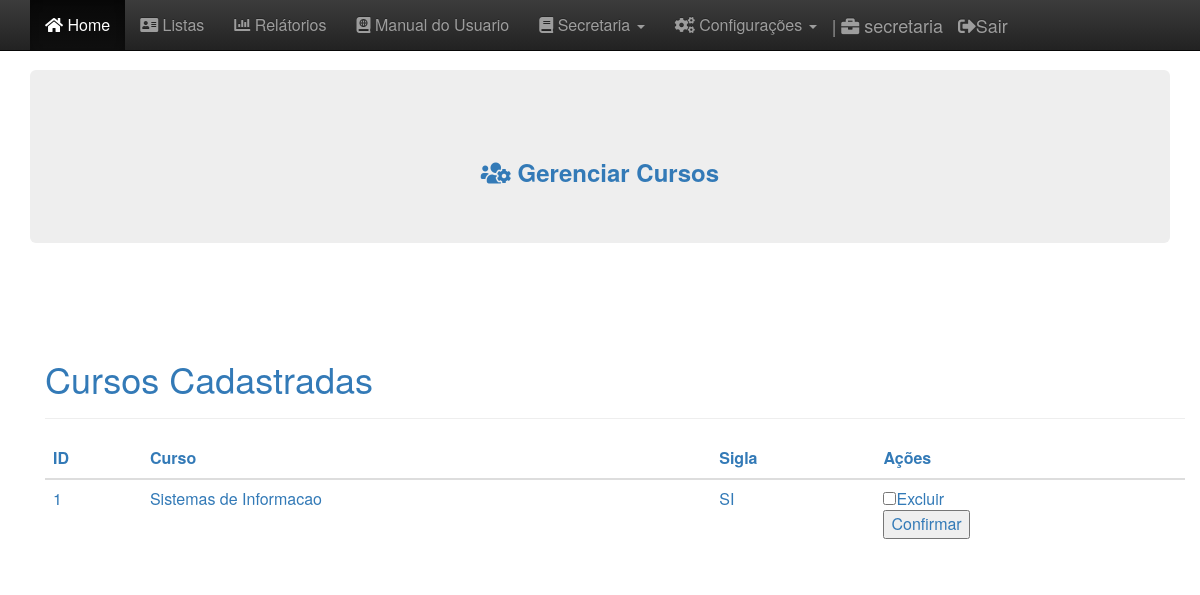
The page /sga/gerenciar_cursos.php (signed in) on the database its author committed.
### tables this page shows
CREATE TABLE `curso` (
  `cod_curso` int(11) NOT NULL,
  `nome` varchar(30) NOT NULL,
  `sigla` varchar(4) NOT NULL
);

### sga/gerenciar_cursos.php (the view, shortened to what this page needs)
<!DOCTYPE html>
<html lang="pt-br">
<head>
  <link href="css/bootstrap.min.css" rel="stylesheet">
  <link href="bootstrap-theme.min.css" rel="stylesheet">
  <link href="theme.css" rel="stylesheet">
  <link rel="stylesheet" href="https://use.fontawesome.com/releases/v5.4.2/css/all.css">
  <link href="css/ie10-viewport-bug-workaround.css" rel="stylesheet">
</head>
<body role="document">
  <?php
  		include_once("menu_admin2.php");
  	?>
  <div class="container theme-showcase" role="main">
    <div class="jumbotron">
      <section class="sombra">
        <hr>
        <CENTER>
          <h3><strong> <i class="fas fa-users-cog"></i> Gerenciar Cursos</strong> </h3>
        </CENTER>
      </section>
      <a class="navbar-brand">
        <a class="navbar-brand"></a>
    </div>
    <br><br>
    <div class="container theme-showcase" role="main">
      <div class="page-header">
        <h1>Cursos Cadastradas </h1>
      </div>
      <div class="row">
        <div class="col-md-12">
          <table class="table">
            <thead>
              <tr>
                <th>ID</th>
                <th>Curso</th>
                <th>Sigla</th>
                <th>Ações</th>
              </tr>
            </thead>
            <tbody>
              <?php
                include"conexao.php";
                $sql = 'SELECT * FROM curso ORDER BY cod_curso';
                $resultado = mysqli_query($con, $sql) ;
                  ?>
            <tbody>
              <?php foreach($resultado as $dado) : ?>
              <tr>
                <td>
                  <?=$dado['cod_curso']?>
                </td>
                <td>
                  <?=$dado['nome']?>
                </td>
                <td>
                  <?=$dado['sigla']?>
                </td>
                <td>
                  <form method="POST" action="excluir_curso.php">
                    <input type="checkbox" name="cod_curso" value="<?=$dado['cod_curso']?>">Excluir<br>
                    <input type="submit" value="Confirmar">
                  </form>
                </td>
              </tr>
              <?php endforeach; ?>
        </div>
      </div>
    </div>
  </div>
</body>
</html>

### sga/css/theme.css (style rules this page uses)
body { padding-top: 70px; padding-bottom: 30px; }

### rows shown on the page
curso: cod_curso "1", nome "Sistemas de Informacao", sigla "SI"

### other values the page prints
$_SESSION['painel'] "secretaria"
